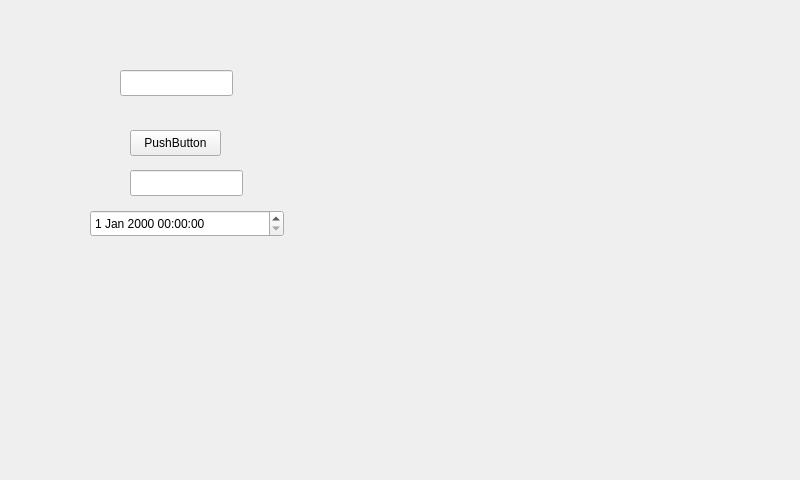
<?xml version="1.0" encoding="UTF-8"?>
<ui version="4.0">
 <class>Keynum</class>
 <widget class="QWidget" name="Keynum">
  <property name="geometry">
   <rect>
    <x>0</x>
    <y>0</y>
    <width>800</width>
    <height>480</height>
   </rect>
  </property>
  <property name="windowTitle">
   <string>Keynum</string>
  </property>
  <widget class="QLineEdit" name="lineEdit">
   <property name="geometry">
    <rect>
     <x>120</x>
     <y>70</y>
     <width>113</width>
     <height>26</height>
    </rect>
   </property>
  </widget>
  <widget class="QPushButton" name="pushButton">
   <property name="geometry">
    <rect>
     <x>130</x>
     <y>130</y>
     <width>91</width>
     <height>26</height>
    </rect>
   </property>
   <property name="text">
    <string>PushButton</string>
   </property>
  </widget>
  <widget class="QLineEdit" name="lineEdit_2">
   <property name="geometry">
    <rect>
     <x>130</x>
     <y>170</y>
     <width>113</width>
     <height>26</height>
    </rect>
   </property>
  </widget>
  <widget class="QDateTimeEdit" name="dateTimeEdit">
   <property name="geometry">
    <rect>
     <x>90</x>
     <y>210</y>
     <width>194</width>
     <height>27</height>
    </rect>
   </property>
  </widget>
 </widget>
 <layoutdefault spacing="6" margin="11"/>
 <resources/>
 <connections/>
</ui>
